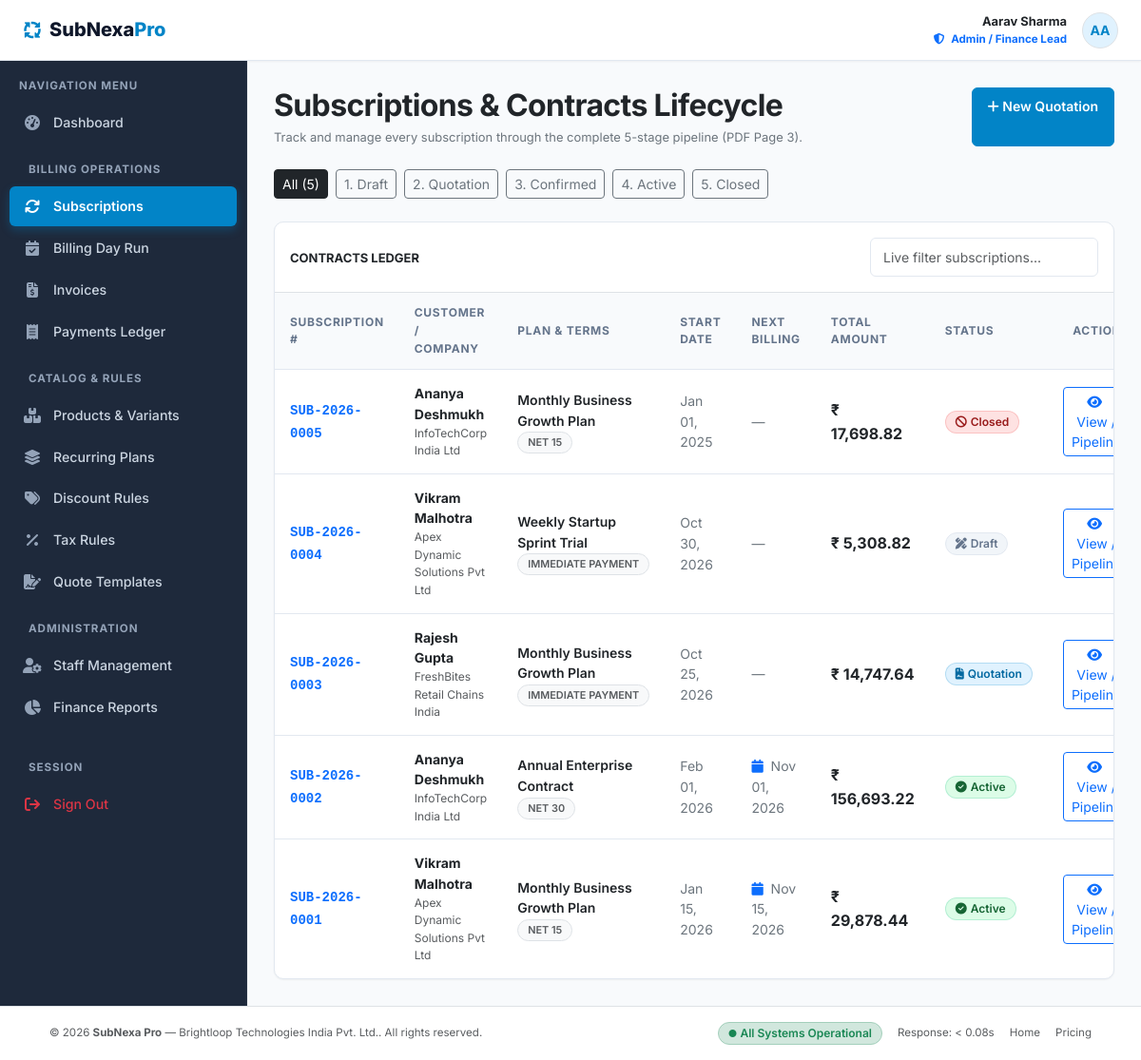
/admin/subscriptions.php (signed in), run on the app's committed database.
### tables this page shows
CREATE TABLE `subscriptions` (
  `id` INT UNSIGNED AUTO_INCREMENT PRIMARY KEY,
  `subscription_number` VARCHAR(50) NOT NULL UNIQUE,
  `customer_id` INT UNSIGNED NOT NULL,
  `created_by_staff_id` INT UNSIGNED NULL,
  `plan_id` INT UNSIGNED NOT NULL,
  `discount_id` INT UNSIGNED NULL,
  `status` ENUM('draft', 'quotation', 'confirmed', 'active', 'paused', 'closed') NOT NULL DEFAULT 'draft',
  `start_date` DATE NOT NULL,
  `expiry_date` DATE NULL,
  `next_billing_date` DATE NULL,
  `payment_terms` VARCHAR(100) NOT NULL DEFAULT 'Immediate Payment',
  `subtotal` DECIMAL(12,2) NOT NULL DEFAULT 0.00,
  `tax_total` DECIMAL(12,2) NOT NULL DEFAULT 0.00,
  `discount_total` DECIMAL(12,2) NOT NULL DEFAULT 0.00,
  `total_amount` DECIMAL(12,2) NOT NULL DEFAULT 0.00,
  `notes` TEXT NULL,
  `created_at` TIMESTAMP DEFAULT CURRENT_TIMESTAMP,
  `updated_at` TIMESTAMP DEFAULT CURRENT_TIMESTAMP ON UPDATE CURRENT_TIMESTAMP,
  CONSTRAINT `fk_sub_customer` FOREIGN KEY (`customer_id`) REFERENCES `users` (`id`) ON DELETE RESTRICT,
  CONSTRAINT `fk_sub_staff` FOREIGN KEY (`created_by_staff_id`) REFERENCES `users` (`id`) ON DELETE SET NULL,
  CONSTRAINT `fk_sub_plan` FOREIGN KEY (`plan_id`) REFERENCES `plans` (`id`) ON DELETE RESTRICT,
  CONSTRAINT `fk_sub_discount` FOREIGN KEY (`discount_id`) REFERENCES `discount_rules` (`id`) ON DELETE SET NULL,
  INDEX `idx_sub_status` (`status`),
  INDEX `idx_sub_billing_date` (`next_billing_date`),
  INDEX `idx_sub_customer_id` (`customer_id`)
);

CREATE TABLE `users` (
  `id` INT UNSIGNED AUTO_INCREMENT PRIMARY KEY,
  `name` VARCHAR(150) NOT NULL,
  `email` VARCHAR(191) NOT NULL UNIQUE,
  `password_hash` VARCHAR(255) NOT NULL,
  `role` ENUM('admin', 'staff', 'customer') NOT NULL DEFAULT 'customer',
  `phone` VARCHAR(30) NULL,
  `company_name` VARCHAR(150) NULL,
  `address` TEXT NULL,
  `status` ENUM('active', 'inactive', 'suspended') NOT NULL DEFAULT 'active',
  `created_at` TIMESTAMP DEFAULT CURRENT_TIMESTAMP,
  `updated_at` TIMESTAMP DEFAULT CURRENT_TIMESTAMP ON UPDATE CURRENT_TIMESTAMP,
  INDEX `idx_users_role` (`role`),
  INDEX `idx_users_email` (`email`)
);

CREATE TABLE `plans` (
  `id` INT UNSIGNED AUTO_INCREMENT PRIMARY KEY,
  `name` VARCHAR(150) NOT NULL,
  `code` VARCHAR(50) NOT NULL UNIQUE,
  `billing_frequency` ENUM('daily', 'weekly', 'monthly', 'yearly') NOT NULL DEFAULT 'monthly',
  `cost` DECIMAL(12,2) NOT NULL DEFAULT 0.00,
  `min_quantity` INT UNSIGNED NOT NULL DEFAULT 1,
  `auto_close_on_end` TINYINT(1) NOT NULL DEFAULT 0,
  `can_pause` TINYINT(1) NOT NULL DEFAULT 1,
  `can_renew` TINYINT(1) NOT NULL DEFAULT 1,
  `available_from` DATE NULL,
  `available_to` DATE NULL,
  `is_active` TINYINT(1) NOT NULL DEFAULT 1,
  `description` TEXT NULL,
  `created_at` TIMESTAMP DEFAULT CURRENT_TIMESTAMP,
  INDEX `idx_plan_frequency` (`billing_frequency`),
  INDEX `idx_plan_active` (`is_active`)
);

### config/database.php (called while the page is built, shortened)
<?php
try {
    $conn = new mysqli(DB_HOST, DB_USER, DB_PASS, DB_NAME, DB_PORT);
    $conn->set_charset("utf8mb4");
} catch (mysqli_sql_exception $e) {
    http_response_code(500);
    die('<div style="font-family:sans-serif;padding:30px;background:#FEF2F2;border:1px solid #F87171;border-radius:8px;max-width:600px;margin:50px auto;color:#991B1B;">
        <h3 style="margin-top:0;">Database Connection Error</h3>
        <p>Could not connect to MySQL database <strong>' . htmlspecialchars(DB_NAME) . '</strong> on port ' . DB_PORT . '.</p>
        <p><small>' . htmlspecialchars($e->getMessage()) . '</small></p>
        <p>Please make sure MySQL is running in XAMPP and <code>subnexa_pro</code> database is imported.</p>
    </div>');
}
function db_query($sql, $params = [], $types = "") {
    global $conn;
    $stmt = $conn->prepare($sql);
    $stmt->execute();
    return $stmt;
}
function db_fetch_all($sql, $params = [], $types = "") {
    $stmt = db_query($sql, $params, $types);
    $result = $stmt->get_result();
    $rows = [];
    if ($result) {
        while ($row = $result->fetch_assoc()) {
            $rows[] = $row;
        }
    }
    return $rows;
}

### admin/subscriptions.php (the view, shortened to what this page needs)
<?php
$filter_status = clean_input($_GET['status'] ?? 'all');
$sql = "
    SELECT s.*, u.name as customer_name, u.company_name, u.email as customer_email,
           p.name as plan_name, p.billing_frequency,
           st.name as staff_name
    FROM subscriptions s
    JOIN users u ON s.customer_id = u.id
    JOIN plans p ON s.plan_id = p.id
    LEFT JOIN users st ON s.created_by_staff_id = st.id
";
$params = [];
$types = "";
$sql .= " ORDER BY s.id DESC";
$subscriptions = db_fetch_all($sql, $params, $types);
require_once __DIR__ . '/../includes/header.php';
require_once __DIR__ . '/../includes/navbar.php';
?>
<div class="app-layout">
    <?php require_once __DIR__ . '/../includes/sidebar.php'; ?>
    <main class="app-main">
        <div class="container-fluid p-0">
            <div class="d-flex flex-column flex-md-row md:align-items-center justify-content-between gap-3 mb-4">
                <div>
                    <h2 class="fw-bold text-dark mb-1">Subscriptions & Contracts Lifecycle</h2>
                    <p class="text-secondary small mb-0">Track and manage every subscription through the complete 5-stage pipeline (PDF Page 3).</p>
                </div>
                <div class="d-flex gap-2">
                    <a href="<?= BASE_URL; ?>/staff/quotation_create.php" class="btn btn-nordic-primary">
                        <i class="fa-solid fa-plus me-1.5"></i> New Quotation
                    </a>
                </div>
            </div>
            <div class="d-flex flex-wrap gap-2 mb-4">
                <a href="<?= BASE_URL; ?>/admin/subscriptions.php" class="btn btn-sm <?= ($filter_status === 'all') ? 'btn-dark' : 'btn-outline-secondary'; ?>">
                    All (<?= count($subscriptions); ?>)
                </a>
                <a href="<?= BASE_URL; ?>/admin/subscriptions.php?status=draft" class="btn btn-sm <?= ($filter_status === 'draft') ? 'btn-dark' : 'btn-outline-secondary'; ?>">
                    1. Draft
                </a>
                <a href="<?= BASE_URL; ?>/admin/subscriptions.php?status=quotation" class="btn btn-sm <?= ($filter_status === 'quotation') ? 'btn-dark' : 'btn-outline-secondary'; ?>">
                    2. Quotation
                </a>
                <a href="<?= BASE_URL; ?>/admin/subscriptions.php?status=confirmed" class="btn btn-sm <?= ($filter_status === 'confirmed') ? 'btn-dark' : 'btn-outline-secondary'; ?>">
                    3. Confirmed
                </a>
                <a href="<?= BASE_URL; ?>/admin/subscriptions.php?status=active" class="btn btn-sm <?= ($filter_status === 'active') ? 'btn-dark' : 'btn-outline-secondary'; ?>">
                    4. Active
                </a>
                <a href="<?= BASE_URL; ?>/admin/subscriptions.php?status=closed" class="btn btn-sm <?= ($filter_status === 'closed') ? 'btn-dark' : 'btn-outline-secondary'; ?>">
                    5. Closed
                </a>
            </div>
            <div class="card-nordic overflow-hidden">
                <div class="p-3 border-bottom d-flex justify-content-between align-items-center">
                    <span class="fw-bold text-dark small text-uppercase tracking-wider">Contracts Ledger</span>
                    <input type="text" class="form-control form-control-sm" placeholder="Live filter subscriptions..." data-table-search="#subsTable" style="max-width: 240px;">
                </div>
                <div class="table-responsive">
                    <table class="table-nordic" id="subsTable">
                        <thead>
                            <tr>
                                <th>Subscription #</th>
                                <th>Customer / Company</th>
                                <th>Plan & Terms</th>
                                <th>Start Date</th>
                                <th>Next Billing</th>
                                <th>Total Amount</th>
                                <th>Status</th>
                                <th class="text-end">Actions</th>
                            </tr>
                        </thead>
                        <tbody>
                            <?php if (empty($subscriptions)): ?>
                                <tr>
                                    <td colspan="8" class="text-center py-4 text-muted">No subscriptions found under this filter.</td>
                                </tr>
                            <?php else: ?>
                                <?php foreach ($subscriptions as $s): ?>
                                    <tr>
                                        <td>
                                            <a href="<?= BASE_URL; ?>/admin/subscription_view.php?id=<?= $s['id']; ?>" class="fw-bold font-monospace text-primary text-decoration-none">
                                                <?= htmlspecialchars($s['subscription_number']); ?>
                                            </a>
                                        </td>
                                        <td>
                                            <div class="fw-bold text-dark"><?= htmlspecialchars($s['customer_name']); ?></div>
                                            <div class="text-muted small" style="font-size: 0.75rem;"><?= htmlspecialchars($s['company_name'] ?? '—'); ?></div>
                                        </td>
                                        <td>
                                            <div class="fw-semibold text-dark"><?= htmlspecialchars($s['plan_name']); ?></div>
                                            <span class="badge bg-light text-muted border text-uppercase" style="font-size: 0.68rem;"><?= htmlspecialchars($s['payment_terms']); ?></span>
                                        </td>
                                        <td class="text-secondary small"><?= format_date($s['start_date']); ?></td>
                                        <td class="text-secondary small">
                                            <?= $s['next_billing_date'] ? '<i class="fa-solid fa-calendar me-1 text-primary"></i> ' . format_date($s['next_billing_date']) : '—'; ?>
                                        </td>
                                        <td class="fw-bold text-dark fs-6"><?= format_currency($s['total_amount']); ?></td>
                                        <td><?= get_status_badge($s['status']); ?></td>
                                        <td class="text-end">
                                            <a href="<?= BASE_URL; ?>/admin/subscription_view.php?id=<?= $s['id']; ?>" class="btn btn-sm btn-outline-primary py-1 px-2.5">
                                                <i class="fa-solid fa-eye me-1"></i> View / Pipeline
                                            </a>
                                        </td>
                                    </tr>
                                <?php endforeach; ?>
                            <?php endif; ?>
                        </tbody>
                    </table>
                </div>
            </div>
        </div>
    </main>
</div>
<?php require_once __DIR__ . '/../includes/footer.php'; ?>

### config/functions.php (shortened to what this page needs)
<?php
function clean_input($data) {
    return htmlspecialchars(trim((string)$data), ENT_QUOTES, 'UTF-8');
}
function format_currency($amount) {
    return APP_CURRENCY . ' ' . number_format((float)$amount, 2);
}
function format_date($date_string, $format = "M d, Y") {
    $timestamp = strtotime($date_string);
    return $timestamp ? date($format, $timestamp) : "—";
}
function get_status_badge($status) {
    $status_clean = strtolower(trim((string)$status));
    switch ($status_clean) {
        case 'active':
        case 'paid':
            return '<span class="badge badge-active"><i class="fa-solid fa-circle-check me-1"></i> ' . ucfirst($status_clean) . '</span>';
        case 'quotation':
        case 'confirmed':
            return '<span class="badge badge-quotation"><i class="fa-solid fa-file-contract me-1"></i> ' . ucfirst($status_clean) . '</span>';
        case 'draft':
            return '<span class="badge badge-draft"><i class="fa-solid fa-pen-ruler me-1"></i> Draft</span>';
        case 'closed':
        case 'cancelled':
            return '<span class="badge badge-closed"><i class="fa-solid fa-ban me-1"></i> ' . ucfirst($status_clean) . '</span>';
    }
}

### assets/css/style.css (style rules this page uses)
:root { --bg-canvas: #F8FAFC; --bg-surface: #FFFFFF; --text-main: #0F172A; --text-body: #334155; --text-muted: #64748B; --border-light: #E2E8F0; --border-focus: #38BDF8; --navy-dark: #0F172A; --navy-sidebar: #1E293B; --navy-accent: #334155; --primary-color: #0284C7; --primary-hover: #0369A1; --primary-light: #E0F2FE; --primary-text: #0369A1; --success-color: #10B981; --success-light: #DCFCE7; --success-text: #166534; --warning-color: #F59E0B; --warning-light: #FEF3C7; --warning-text: #92400E; --danger-color: #EF4444; --danger-light: #FEE2E2; --danger-text: #991B1B; --info-color: #6366F1; --info-light: #EEF2FF; --info-text: #3730A3; --radius-sm: 6px; --radius-md: 10px; --radius-lg: 16px; --radius-pill: 9999px; --shadow-sm: 0 1px 2px 0 rgba(0, 0, 0, 0.05); --shadow-md: 0 4px 6px -1px rgba(0, 0, 0, 0.07), 0 2px 4px -2px rgba(0, 0, 0, 0.05); --shadow-lg: 0 10px 15px -3px rgba(0, 0, 0, 0.08), 0 4px 6px -4px rgba(0, 0, 0, 0.04); --shadow-hover: 0 12px 20px -3px rgba(2, 132, 199, 0.12); }
body { background-color: var(--bg-canvas); color: var(--text-body); font-family: 'Inter', -apple-system, BlinkMacSystemFont, "Segoe UI", Roboto, sans-serif; font-size: 0.925rem; line-height: 1.55; margin: 0; padding: 0; -webkit-font-smoothing: antialiased; }
h1, h2, h3, h4, h5, h6 { color: var(--text-main); font-weight: 700; letter-spacing: -0.02em; }
a { color: var(--primary-color); text-decoration: none; transition: color 0.15s ease-in-out; }
.app-layout { display: flex; min-height: calc(100vh - 64px); }
.app-main { flex: 1; padding: 28px; max-width: 100%; overflow-x: hidden; }
.card-nordic { background-color: var(--bg-surface); border: 1px solid var(--border-light); border-radius: var(--radius-md); box-shadow: var(--shadow-sm); transition: box-shadow 0.2s ease, transform 0.2s ease; }
.table-nordic { width: 100%; margin-bottom: 0; border-collapse: separate; border-spacing: 0; }
.table-nordic thead th { background-color: var(--bg-canvas); color: var(--text-muted); font-size: 0.75rem; font-weight: 700; text-transform: uppercase; letter-spacing: 0.06em; padding: 12px 16px; border-top: none; border-bottom: 1px solid var(--border-light); }
.table-nordic tbody td { padding: 14px 16px; font-size: 0.875rem; color: var(--text-body); border-bottom: 1px solid var(--border-light); vertical-align: middle; }
.table-nordic tbody tr:last-child td { border-bottom: none; }
.badge { font-weight: 600; font-size: 0.75rem; padding: 5px 10px; border-radius: var(--radius-pill); display: inline-flex; align-items: center; line-height: 1; }
.badge-active { background-color: var(--success-light); color: var(--success-text); border: 1px solid rgba(16, 185, 129, 0.2); }
.badge-quotation { background-color: var(--primary-light); color: var(--primary-text); border: 1px solid rgba(2, 132, 199, 0.2); }
.badge-draft { background-color: #F1F5F9; color: var(--text-muted); border: 1px solid var(--border-light); }
.badge-closed, .badge-overdue { background-color: var(--danger-light); color: var(--danger-text); border: 1px solid rgba(239, 68, 68, 0.2); }
.btn-nordic-primary { background-color: var(--primary-color); border: 1px solid var(--primary-color); color: #FFFFFF; font-weight: 600; font-size: 0.875rem; padding: 8px 16px; border-radius: var(--radius-sm); transition: all 0.15s ease-in-out; }
.form-control, .form-select { border: 1px solid var(--border-light); border-radius: var(--radius-sm); font-size: 0.875rem; padding: 9px 13px; color: var(--text-main); background-color: var(--bg-surface); transition: border-color 0.15s ease, box-shadow 0.15s ease; }

### data on the page
subscriptions: subscription_number "SUB-2026-0005", customer.name "Ananya Deshmukh", customer.company_name "InfoTechCorp India Ltd", plan.name "Monthly Business Growth Plan", payment_terms "NET 15", start_date "Jan 01, 2025", total_amount "₹ 17,698.82", status "Closed"
subscriptions: subscription_number "SUB-2026-0004", customer.name "Vikram Malhotra", customer.company_name "Apex Dynamic Solutions Pvt Ltd", plan.name "Weekly Startup Sprint Trial", payment_terms "IMMEDIATE PAYMENT", start_date "Oct 30, 2026", total_amount "₹ 5,308.82", status "draft" (drawn)
subscriptions: subscription_number "SUB-2026-0003", customer.name "Rajesh Gupta", customer.company_name "FreshBites Retail Chains India", plan.name "Monthly Business Growth Plan", payment_terms "IMMEDIATE PAYMENT", start_date "Oct 25, 2026", total_amount "₹ 14,747.64", status "Quotation"
subscriptions: subscription_number "SUB-2026-0002", customer.name "Ananya Deshmukh", customer.company_name "InfoTechCorp India Ltd", plan.name "Annual Enterprise Contract", payment_terms "NET 30", start_date "Feb 01, 2026", next_billing_date "Nov 01, 2026", total_amount "₹ 156,693.22", status "Active"
subscriptions: subscription_number "SUB-2026-0001", customer.name "Vikram Malhotra", customer.company_name "Apex Dynamic Solutions Pvt Ltd", plan.name "Monthly Business Growth Plan", payment_terms "NET 15", start_date "Jan 15, 2026", next_billing_date "Nov 15, 2026", total_amount "₹ 29,878.44", status "Active"

### other printed values
$user['name'] "Aarav Sharma"
substr($user['name'], 0, 2) "AA"
count($subscriptions) "5"
APP_NAME "SubNexa Pro"
APP_COMPANY "Brightloop Technologies India Pvt. Ltd."
